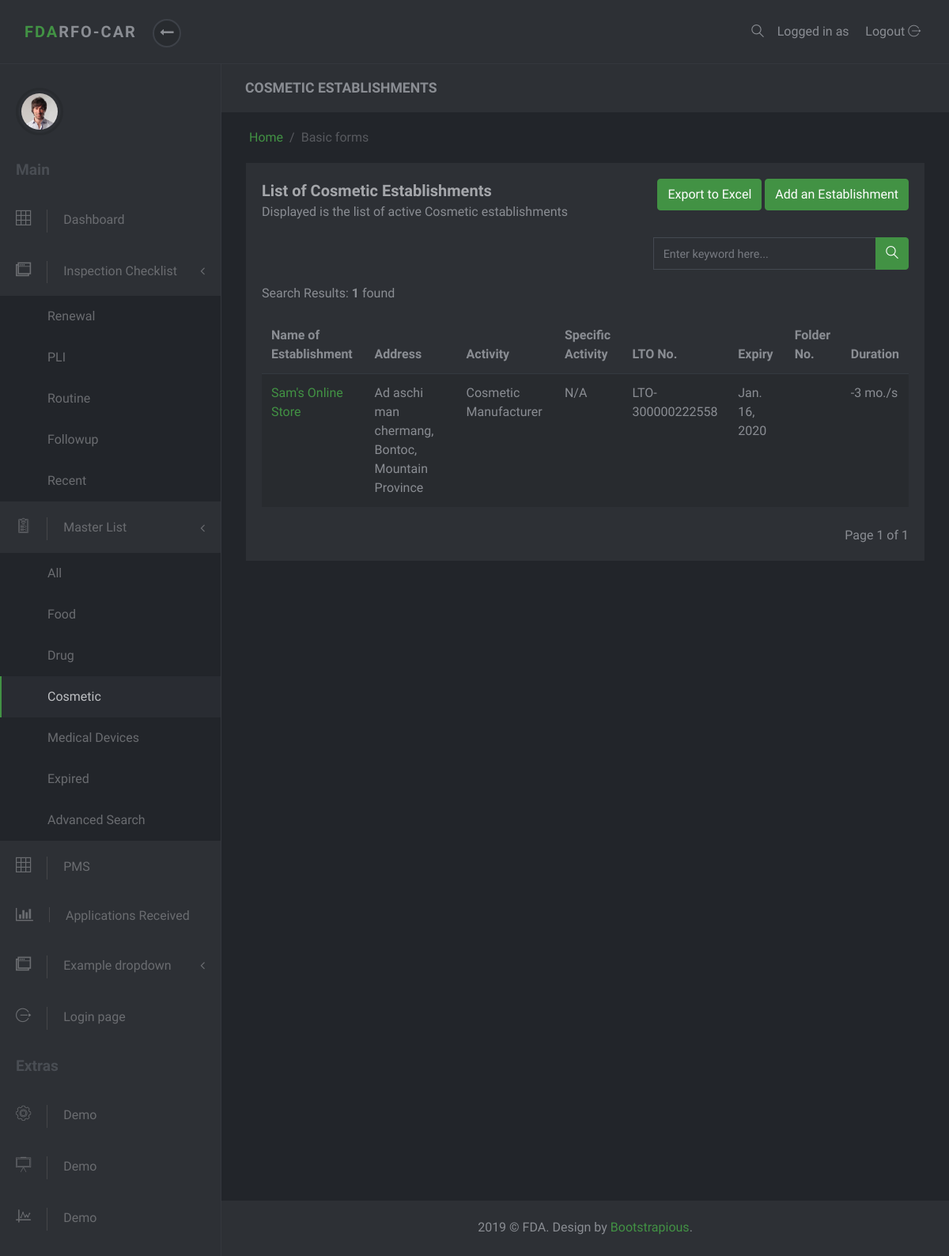
Before: /masterlist/cosmetic/ with the older database file.
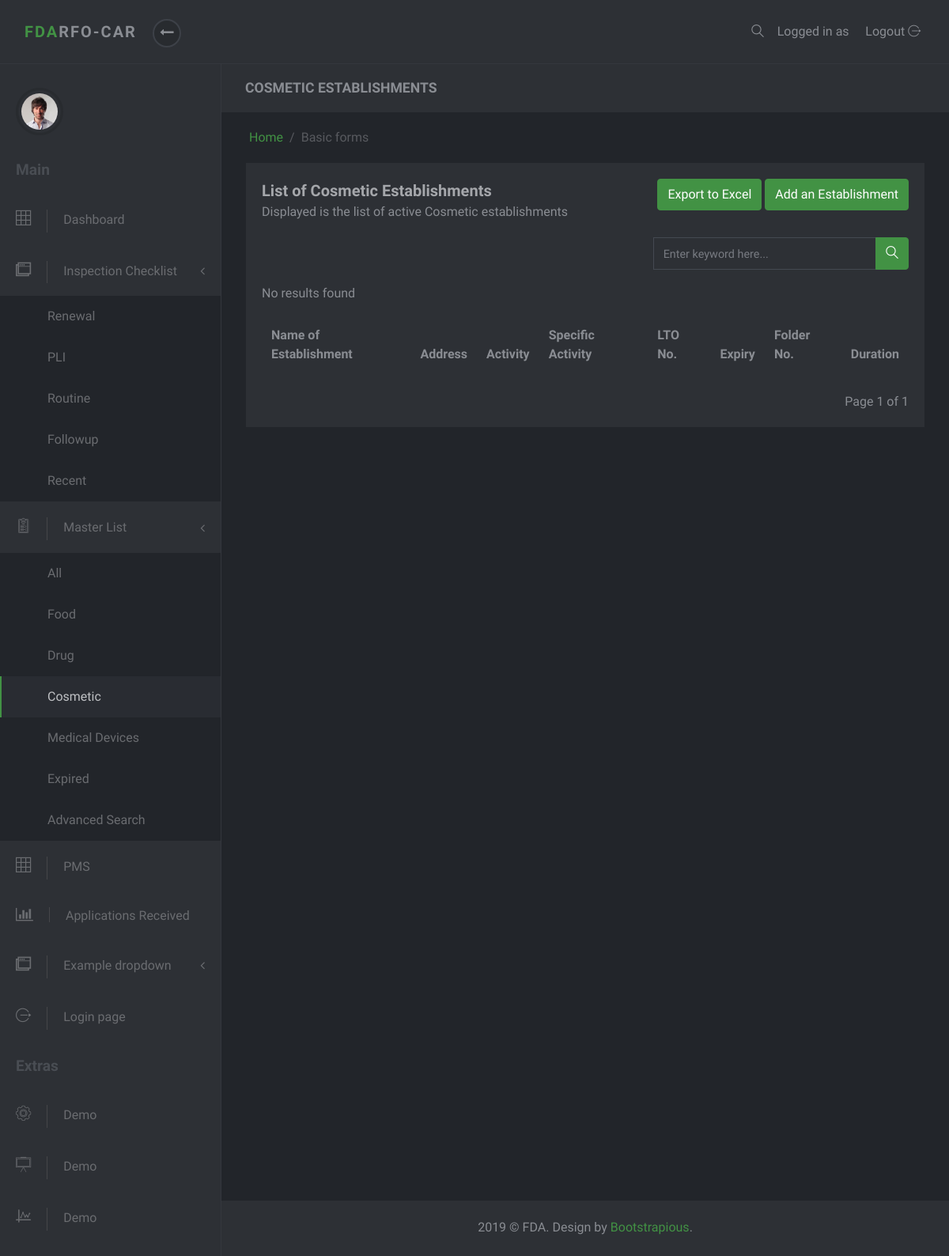
After: the same page with the newer database file.
### masterlist/models.py (models this page shows, shortened)
class Establishment(models.Model):
    date_modified = models.DateTimeField('date modified', default=timezone.now)
    name = models.CharField(max_length=60)
    product_type = models.ForeignKey(ProductType, on_delete=models.SET_NULL, null=True)
    center = models.CharField(max_length=6, choices=constants.CENTERS)
    primary_activity = models.ForeignKey(PrimaryActivity, on_delete=models.CASCADE, null=True)
    specific_activity = models.ManyToManyField(SpecificActivity)
    additional_activity = models.ForeignKey(AdditionalActivity, on_delete=models.SET_NULL, null=True)
    product_line = models.ForeignKey(ProductLine, on_delete=models.SET_NULL, null=True, blank=True)
    plant_address = models.OneToOneField(PlantAddress, on_delete=models.SET_NULL, null=True)
    office_address = models.OneToOneField(OfficeAddress, on_delete=models.SET_NULL, null=True)
    authorized_officer = models.OneToOneField(AuthorizedOfficer, on_delete=models.SET_NULL, null=True)
    remarks = models.CharField(max_length=100, null=True, blank=True, verbose_name='Product Remarks')
    status = models.CharField(max_length=8, choices=constants.EST_STATUS, null=True, default="Active")
    expiredlist = mymanagers.ExpiredListManager()
    objects = models.Manager()
    def specific_activities(self):
        return ",\n".join(s.name for s in self.specific_activity.all())
    class Meta:
        ordering = ['-date_modified']

class Address(models.Model):
    address = models.CharField(max_length=250)
    region = models.ForeignKey(Region, on_delete=models.SET_NULL, null=True)
    province = models.ForeignKey(Province, on_delete=models.SET_NULL, null=True)
    municipality_or_city = models.ForeignKey(CityOrMunicipality, on_delete=models.SET_NULL, null=True)
    def full_address(self):
        return self.address + ', ' + self.municipality_or_city.name + ', ' + self.province.name

class CityOrMunicipality(models.Model):
    name = models.CharField(max_length=30)
    description = models.CharField(max_length=50, null=True, blank=True)
    province = models.ForeignKey(Province, on_delete=models.CASCADE)

class Province(models.Model):
    name = models.CharField(max_length=30)
    region = models.ForeignKey(Region, on_delete=models.SET_NULL, null=True)

class ProductType(models.Model):
    name = models.CharField(max_length=50)
    def __str__(self):
        return self.name

class PrimaryActivity(models.Model):
    name = models.CharField(max_length=150)
    def __str__(self):
        return self.name

class SpecificActivity(models.Model):
    name = models.CharField(max_length=150)

class Lto(models.Model):
    establishment = models.ForeignKey(Establishment, on_delete=models.CASCADE, null=True, related_name='ltos')
    issuance = models.DateTimeField(null=True, blank=True, verbose_name='Date Issued')
    lto_number = models.CharField(max_length=20)
    expiry = models.DateTimeField('expiry date')
    def get_duration(self):
        start_date = datetime.now().date()
        end_date = self.expiry.date()
        difference = relativedelta.relativedelta(end_date, start_date)
        month = difference.years * 12 + difference.months
        return month
    class Meta:
        ordering = ['-expiry']
        get_latest_by = 'expiry'

### masterlist/views.py (the view, shortened to what this page needs)
# urls.py: path('cosmetic/', CosmeticListView.as_view(), name='cosmetic-list'),
class CosmeticListView(MasterListView):
    template_name = 'masterlist/cosmetic-list.html'
    def get_context_data(self, **kwargs):
        establishments = Establishment.objects.filter(product_type__name='Cosmetic')
        super().init_establishments(establishments)
        context = super().get_context_data()
        context['cosmeticlist_active'] = "active"
        return context

### masterlist/masterlistview.py (called while the page is built, shortened)
    def get_context_data(self, **kwargs):
        context = super().get_context_data(**kwargs)
        page = self.request.GET.get('page')
        paginator = mypaginator.MyPaginator(self.get_establishments(), self.items_per_page, page)
        establishments = paginator.get_paginated_result()
        context['paginated_result'] = establishments
        context['result_count'] = paginator.get_result_count()
        return context

    def init_establishments(self, establishments):
        self.establishments = establishments

    def get_establishments(self):
        establishments = self.establishments
        query = self.request.GET.get('q', None)
        return establishments

### masterlist/mypaginator.py (called while the page is built)
    def get_paginated_result(self):
        paginated_result = ''
        paginator = Paginator(self.query_set, self.items_per_page)
        page = self.page
        try:
            paginated_result = paginator.page(page)
        except PageNotAnInteger:
            paginated_result = paginator.page(1)
        except EmptyPage:
            paginated_result = paginator.page(paginator.num_pages)
        self.count = paginator.count
        return paginated_result

### masterlist/templates/masterlist/cosmetic-list.html (shortened to what this page needs)
{% extends 'base-site.html' %}
{% block subtitle %} COSMETIC ESTABLISHMENTS {% endblock %}
{% block content %}
<section class="no-padding-top">
    <div class="container-fluid">
        <div class="row">
            <div class="col-lg-12">
                <div class="block">
                    <div class="title">
                        <div class="row">
                            <div class="col-md-6">
                                <strong>List of Cosmetic Establishments</strong>
                                <span class="d-block">Displayed is the list of active Cosmetic establishments</span>
                            </div>
                            <div class="col-md-6 text-right">
                                <a class="btn btn-primary" href="{% url 'masterlist:export-cosmetic' %}" target="_blank">Export to Excel</a>
                                <a class="btn btn-primary" href="{% url 'admin:masterlist_establishment_add' %}" target="_blank">Add an Establishment</a>
                            </div>
                        </div>
                    </div>
                    <div class="row">
                        <div class="col-md-7">
                        </div>
                        <div class="col-md-5">
                            <form action="" method='get'>
                                {% include 'partial/search_input.html' %}
                            </form>
                        </div>
                    </div>
                    <div class="block-body">
                        {% include 'partial/search_result_count.html' %}
                        <div class="table-responsive">
                            <table class="table table-striped table-hover">
                                <thead>
                                    <tr>
                                        <th>Name of Establishment</th>
                                        <th>Address</th>
                                        <th>Activity</th>
                                        <th>Specific Activity</th>
                                        <th>LTO No.</th>
                                        <th>Expiry</th>
                                        <th>Folder No.</th>
                                        <th>Duration</th>
                                    </tr>
                                </thead>
                                <tbody>
                                    {% for est in paginated_result %}
                                    <tr>
                                        <td><a href="{% url 'masterlist:est-detail' est.id %}">{{est.name}}</a></td>
                                        <td>{{est.plant_address.full_address}}</td>
                                        <td>{{est.product_type}} {{est.primary_activity}}</td>
                                        <td>{{est.specific_activities}}</td>
                                        <td>{{est.ltos.latest.lto_number}}</td>
                                        <td>{{est.ltos.latest.expiry.date}}</td>
                                        <td>{{est.folder_id}}</td>
                                        <td>{{est.ltos.first.get_duration}} mo./s</td>
                                    </tr>
                                    {% endfor %}
                                </tbody>
                            </table>
                        </div>
                        <br>
                        {% include 'partial/pagination.html' %}
                    </div>
                </div>
            </div>
        </div>
    </div>
</section>
{% endblock %}

Changed rows visible on the page:
removed Establishment: name "Sam's Online Store", plant_address.full_address "Ad aschi man chermang, Bontoc, Mountain Province", product_type "Cosmetic", primary_activity "Manufacturer", specific_activities "N/A", ltos.latest.lto_number "LTO-300000222558", ltos.latest.expiry "Jan. 16, 2020", ltos.first.get_duration "-3"
Other visible differences:
{{ result_count }}: "1" → (not shown)
text no longer shown: "Search Results: found"
text now shown: "No results found"
